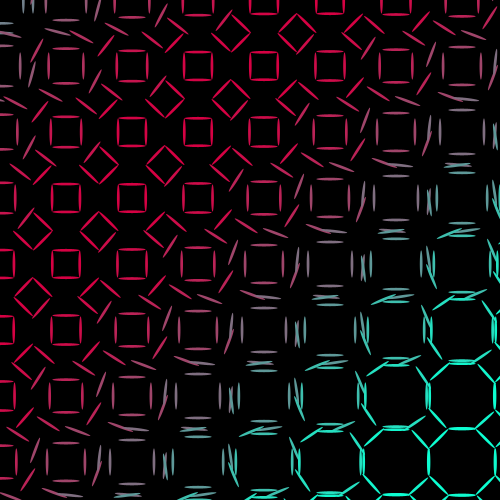
Frame 1 (no input)
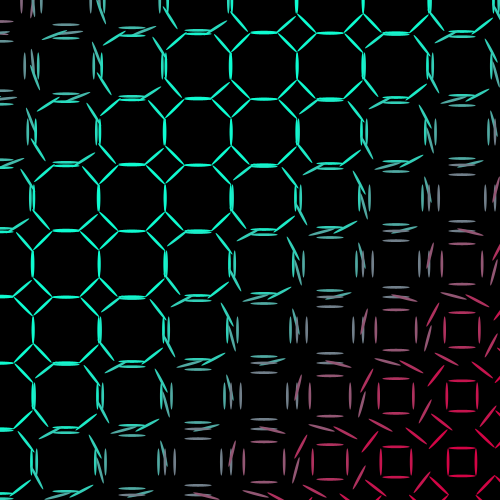
Frame 60 (the mouse pressed at the canvas centre just before this capture)
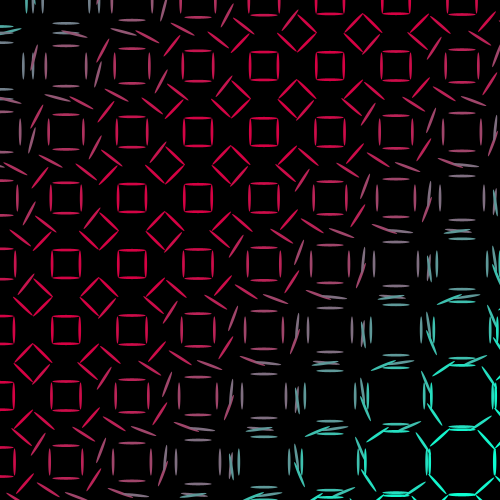
Frame 120 (the mouse held since frame 60 and released just before this capture)

The Processing sketch that drew these frames (run headless with seeded random() and noise(); from frame 60 on, the mouse is pressed at the canvas centre):

// Processing sketch: Delay_Grid
// ── Delay_Grid.pde
boolean displayPoints = false;
int div = 15;
float scl, a;

void setup() {
  size(500, 500);
  background(0);
  scl = width/div;
}

void draw() {
  background(0);
  for (int x = 0; x < div; x++) {
    for (int y = 0; y < div; y++) {
      float param = 5.0*(x+y)/div;
      module(2*scl*x, 2*scl*y, scl, sin(a+param));
    }
  }
  a+=0.05;
}

void module(float x, float y, float scl, float param) {
  pushMatrix();

  translate(x, y);
  if (displayPoints) {
    strokeWeight(4);
    stroke(255);
    //Origin
    point(0, 0);

    //Inner Square
    point(0, -0.414214*scl);
    point(0, 0.414214*scl);
    point(-0.414214*scl, 0);
    point(0.414214*scl, 0);

    //Outer square
    point(0, -1*scl);
    point(0, 1*scl);
    point(1*scl, 0);
    point(-1*scl, 0);
  }

  edge(0, scl, true, false, param);
  edge(90, scl, true, false, param);
  edge(180, scl, true, false, param);
  edge(270, scl, true, false, param);

  edge(45, scl, false, true, param);
  edge(135, scl, false, true, param);
  edge(225, scl, false, true, param);
  edge(315, scl, false, true, param);
  popMatrix();
}

void edge(float angle, float scl, boolean move, boolean mirror, float param) {
  pushMatrix();
  rotate(radians(angle));
  if (mirror) rotate(map(param, -1, 1, 0, PI/2));
  if (move) translate(0, map(param, -1, 1, 0, -0.586*scl));

  elline(0, scl*1, 0.828*scl, param);
  popMatrix();
}


void elline(float x, float y, float r, float param) {
  pushMatrix();
  noStroke();
  fill(lerpColor(#0CFFD2, #D60043, map(param, -1, 1, 0, 1)));
  translate(x, y);
  ellipse(0, 0, r, r*0.1);
  popMatrix();
}
